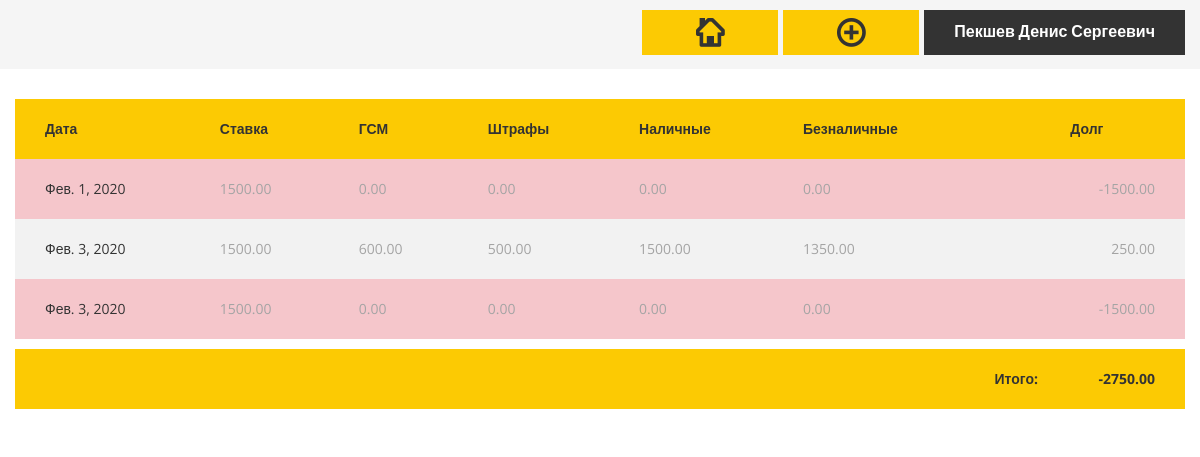
The page /driver/2502702587/ on the database its author committed.
### baseapp/models.py (models this page shows, shortened)
class Driver(models.Model):
	first_name		= models.CharField(max_length = 30, verbose_name = 'Имя')
	second_name		= models.CharField(max_length = 30, verbose_name = 'Фамилия')
	third_name		= models.CharField(max_length = 30, verbose_name = 'Отчество', blank=True, null=True)
	driver_license	= models.CharField(max_length = 15, verbose_name = 'Номер В/У', blank=True, null=True, default='')
	car_number		= models.CharField(max_length = 15, verbose_name = 'Номер А/М', blank=True, null=True, default='')
	car_model		= models.CharField(max_length = 30, verbose_name = 'Марка А/М', blank=True, null=True, default='')
	rate			= models.DecimalField(verbose_name = 'Ставка', max_digits=15, decimal_places=2, blank=True, null=True, default=0)
	slug 			= models.SlugField(max_length=10, verbose_name='Url', blank=True, db_index=True)
	debt			= models.DecimalField(verbose_name = 'Долг', max_digits=15, decimal_places=2)
	class Meta:
		verbose_name = 'Водитель'
		verbose_name_plural = 'Водители'

class  Working_day(models.Model):
	driver 		= models.ForeignKey(Driver, on_delete=models.PROTECT)
	date 		= models.DateField('Дата рабочего дня', auto_now_add = False)
	rate		= models.DecimalField(verbose_name = 'Ставка', max_digits=15, decimal_places=2)
	fuel		= models.DecimalField(verbose_name = 'ГСМ', max_digits=15, decimal_places=2)
	penalties	= models.DecimalField(verbose_name = 'Штрафы', max_digits=15, decimal_places=2)
	cash		= models.DecimalField(verbose_name = 'Наличные', max_digits=15, decimal_places=2)
	cashless	= models.DecimalField(verbose_name = 'Безналичные', max_digits=15, decimal_places=2)
	debt_of_day	= models.DecimalField(verbose_name = 'Долг дня', max_digits=15, decimal_places=2)
	slug 		= models.SlugField(max_length=10, verbose_name='Url', blank=True, db_index=True)
	class Meta:
		verbose_name = 'Рабочий день'
		verbose_name_plural = 'Рабочие дни'

### baseapp/views.py (the view)
# urls.py: path('driver/<str:slug>/', 		show_driver, name='show_driver'),
def show_driver(request, slug):
	driver = Driver.objects.get(slug = slug)
	working_days = Working_day.objects.filter(driver = driver).order_by("date")
	context = {
		'working_days': working_days, 'driver': driver,
	}
	return render(request, 'baseapp/driver.html', context)

### baseapp/templates/baseapp/driver.html (shortened to what this page needs)
{% extends 'baseapp/base.html' %}
{% load static %}
{% block content %}
<section class="ls ms ">
	<div class="container-fluid py-2 flex-row ">
		<div class="d-flex flex-row-reverse">
			<div class="py-2 pl-2"><a href="" class="theme_button" data-toggle="modal" data-target="#driverinfo">{{ driver.second_name}} {{ driver.first_name}} {% if driver.third_name %}{{ driver.third_name}}{% endif %}</a></div>
			<div class="py-2 pl-2">
				<a href="" class="theme_button color1" data-toggle="modal" data-target="#new-day"><i class="rt-icon2-add"></i></i></a>
			</div>
			<div class="py-2 pl-2">
				<a href="{% url 'show_index' %}" class="theme_button color1"><i class="rt-icon2-home"></i></a>
			</div>
		</div>
	</div>
  <div class="container col-lg-12">
    <div class="row">
      <div class="col-sm-12">
        <table class="table_template darklinks table-hover">
          <thead class="thead-dark">
            <tr>
			<th>Дата</th>
			<th>Ставка</th>
			<th>ГСМ</th>
			<th>Штрафы</th>
			<th>Наличные</th>
			<th>Безналичные</th>
			<th></th>
			<th>Долг</th>
            </tr>
          </thead>
          <tbody>
          	{% for day in working_days %}
          	{% if day.debt_of_day < 0 %}
          	<tr class="table-danger">
          		{% else %}
          		<tr>
          			{% endif %}
          			<td><a href="" data-toggle="modal" data-target="#id{{day.slug}}">{{ day.date }}</a></td>
          			<td>{{ day.rate }}</td>
          			<td>{{ day.fuel }}</td>
          			<td>{{ day.penalties }}</td>
          			<td>{{ day.cash }}</td>
          			<td>{{ day.cashless }}</td>
          			<td></td>
          			<td style="text-align: right" >{{ day.debt_of_day }}</td>
          		</tr>
          		{% endfor %}
          </tbody>
        </table>
        <table class="table_template darklinks table-hover">
          <thead class="thead-dark">
            <tr>
			<th style="text-align: right" width="90%">Итого:</th>
			<th style="text-align: right">{{ driver.debt }}</th>
            </tr>
          </thead>
        </table>
      </div>
    </div>
  </div>
</section>
{% endblock %}

### rows shown on the page
Driver: second_name "Пекшев", first_name "Денис", third_name "Сергеевич", debt "-2750.00"
Working_day: date "Фев. 1, 2020", rate "1500.00", fuel "0.00", penalties "0.00", cash "0.00", cashless "0.00", debt_of_day "-1500.00"
Working_day: date "Фев. 3, 2020", rate "1500.00", fuel "600.00", penalties "500.00", cash "1500.00", cashless "1350.00", debt_of_day "250.00"
Working_day: date "Фев. 3, 2020", rate "1500.00", fuel "0.00", penalties "0.00", cash "0.00", cashless "0.00", debt_of_day "-1500.00"
